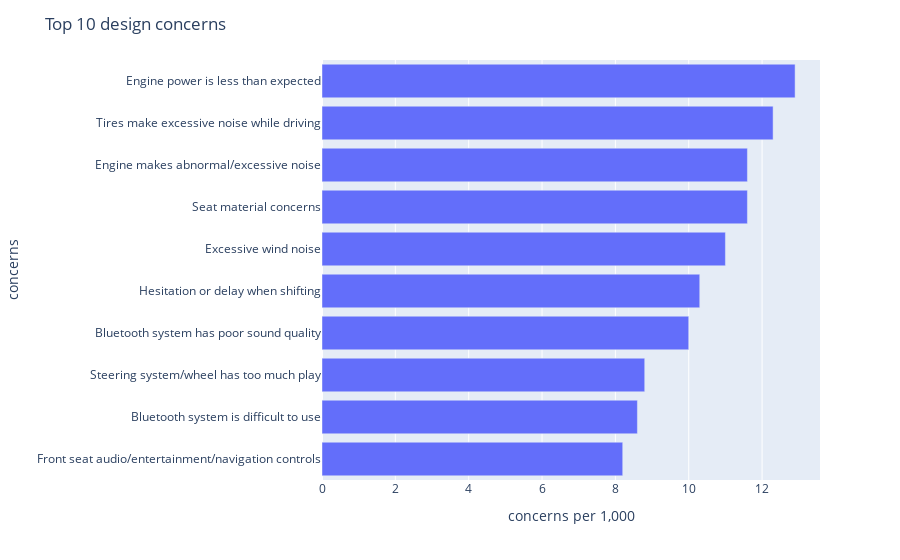

The notebook cell saved with this chart:
### Markdown cell above
#### **Agregando el Titulo**

### Code cell
fig = px.bar(
    df.iloc[::-1],
    y = 'concerns',
    x = 'concerns per 1,000',
    orientation='h',
)

fig.update_layout(
    title='Top 10 design concerns'
)

fig.show()

### Figure 1 — Plotly figure (JSON) as saved in the notebook; plotly's stock layout.template omitted (floating-point values rounded to 4 significant figures)
{"data": [{"alignmentgroup": "True", "hovertemplate": "concerns per 1,000=%{x}<br>concerns=%{y}<extra></extra>", "legendgroup": "", "marker": {"color": "#636efa", "pattern": {"shape": ""}}, "name": "", "offsetgroup": "", "orientation": "h", "showlegend": false, "textposition": "auto", "type": "bar", "x": [8.2, 8.6, 8.8, 10, 10.3, 11, 11.6, 11.6, 12.3, 12.9], "xaxis": "x", "y": ["Front seat audio/entertainment/navigation controls", "Bluetooth system is difficult to use", "Steering system/wheel has too much play", "Bluetooth system has poor sound quality", "Hesitation or delay when shifting", "Excessive wind noise", "Seat material concerns", "Engine makes abnormal/excessive noise", "Tires make excessive noise while driving", "Engine power is less than expected"], "yaxis": "y"}], "layout": {"barmode": "relative", "legend": {"tracegroupgap": 0}, "margin": {"t": 60}, "title": {"text": "Top 10 design concerns"}, "xaxis": {"anchor": "y", "domain": [0, 1], "title": {"text": "concerns per 1,000"}}, "yaxis": {"anchor": "x", "domain": [0, 1], "title": {"text": "concerns"}}}}
